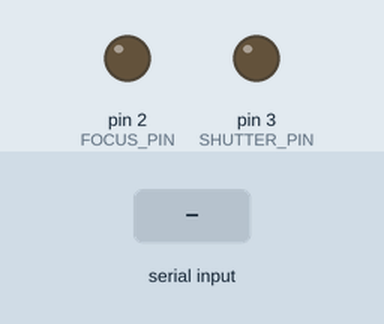
This sketch was run on a simulated Arduino Uno, built with avr-gcc and run on an emulated ATmega328P. Shown: output pins drawn as LEDs (lit = HIGH). Inputs (shaded band) come from the test bench. What the sketch prints to the serial monitor is not drawn.

Above: at 1.2 s.
1.3 s: "S\n" received over Serial
At 1.45 s:
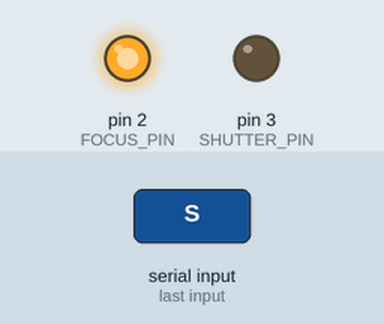
3.3 s: "P\n" received over Serial
Timing chart, 0 to 6.3 s (numbered marks = the images above; inputs shaded):
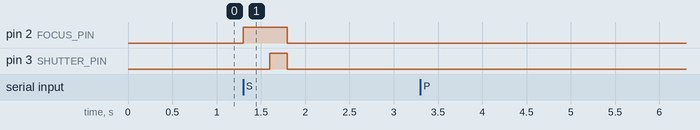

The sketch:

rx0_trigger.ino
```cpp
// PC-controlled "button press" for the RX0 II shared shutter-release cable.
//
// Each output drives an optocoupler (e.g. PC817) whose transistor side is wired
// in parallel with the matching contact of the existing analogue release:
//   FOCUS_PIN   -> half-press (focus) contact
//   SHUTTER_PIN -> full-press (shutter) contact
// Arduino pin -> 330R -> opto LED anode, LED cathode -> GND.
// Opto collector/emitter -> across the switch contact (mind polarity: collector
// to the side that measures positive relative to the other with a multimeter).
//
// Serial protocol (115200 baud, newline-terminated):
//   "S"  focus, then shutter, then release. Replies "OK <millis>".
//   "P"  ping. Replies "RX0TRIG".

const int FOCUS_PIN = 2;
const int SHUTTER_PIN = 3;
const unsigned long FOCUS_MS = 300;   // half-press before firing (keep even in MF; it wakes the cameras)
const unsigned long SHUTTER_MS = 200; // how long to hold the full press

void setup() {
  pinMode(FOCUS_PIN, OUTPUT);
  pinMode(SHUTTER_PIN, OUTPUT);
  digitalWrite(FOCUS_PIN, LOW);
  digitalWrite(SHUTTER_PIN, LOW);
  Serial.begin(115200);
}

void fire() {
  digitalWrite(FOCUS_PIN, HIGH);
  delay(FOCUS_MS);
  digitalWrite(SHUTTER_PIN, HIGH);
  unsigned long t = millis();
  delay(SHUTTER_MS);
  digitalWrite(SHUTTER_PIN, LOW);
  digitalWrite(FOCUS_PIN, LOW);
  Serial.print("OK ");
  Serial.println(t);
}

void loop() {
  if (!Serial.available()) return;
  String cmd = Serial.readStringUntil('\n');
  cmd.trim();
  if (cmd == "S") fire();
  else if (cmd == "P") Serial.println("RX0TRIG");
}
```

Measured:
- after the input at 1.3 s, pin 2 (FOCUS_PIN): LOW → HIGH at once, → LOW 0.50 s later; pin 3 (SHUTTER_PIN): LOW → HIGH after 0.30 s, → LOW 0.20 s later
- after the input at 3.3 s, every drawn part: stays the same
